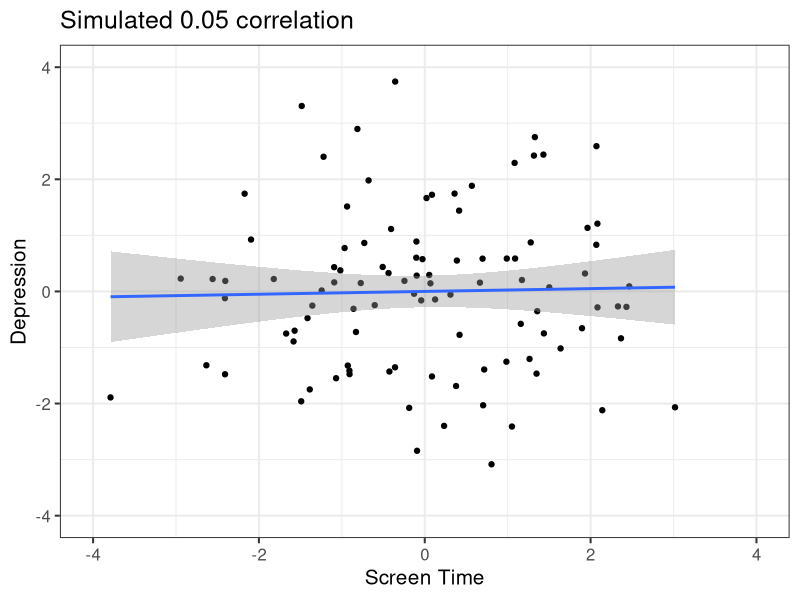

Recreate this plot in R.
library(ggplot2)
library(MASS)

rm(list=ls())

cbbPalette <- c("#000000", "#E69F00", "#56B4E9", "#009E73", "#F0E442", "#0072B2", "#D55E00", "#CC79A7")

### SIMULATE CORRELATION
set.seed(423)

simdata <- mvrnorm(100, mu = c(0,0), Sigma = matrix(c(2,0.05,0.05,2), ncol = 2),
        empirical = TRUE)

cor.data <- data.frame(dep=simdata[,1], screen=simdata[,2])

ggplot(cor.data, aes(screen, dep)) +
  geom_point() +
  geom_smooth(method=lm) +
  xlim(-4,4) +
  ylim(-4,4) +
  ylab("Depression")+
  xlab("Screen Time") +
  theme_bw(base_size = 15, base_family = "Helvetica") +
  ggtitle("Simulated 0.05 correlation")
  
